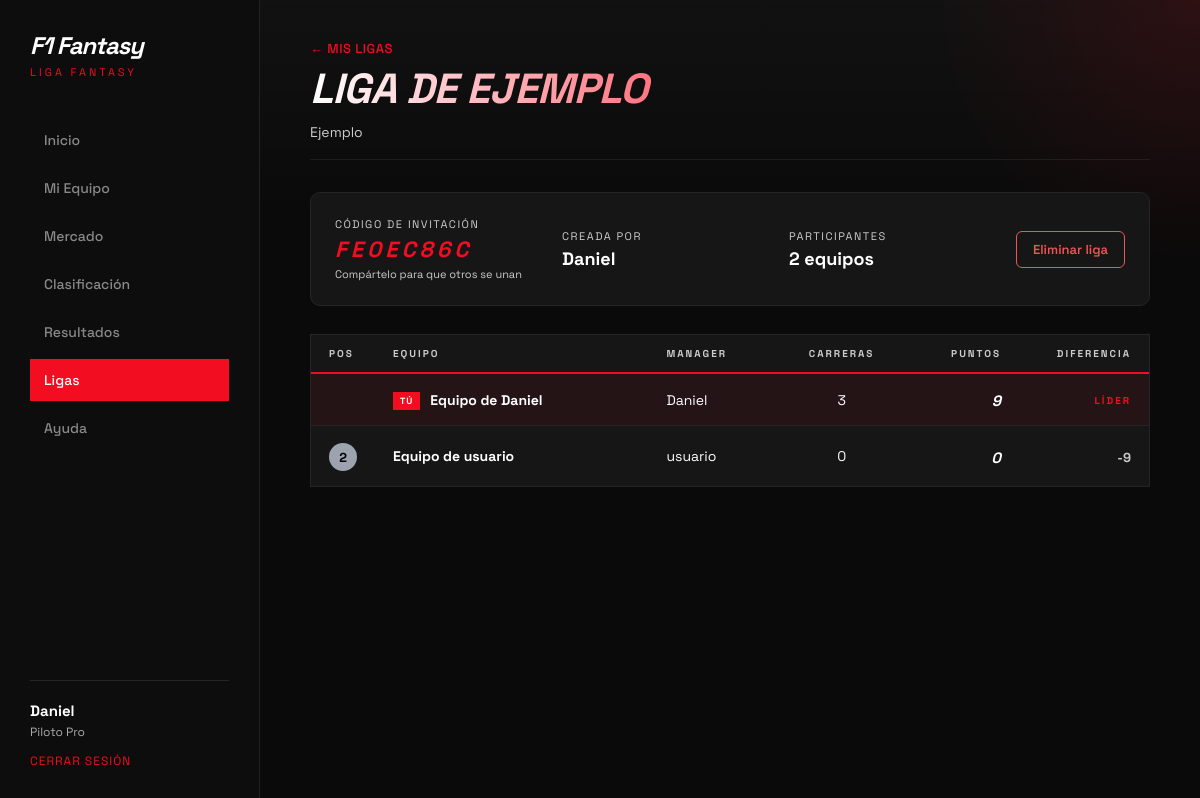
The page /ligas.php?liga=1 (signed in) on the database its author committed.
### tables this page shows
CREATE TABLE `ligas` (
  `id_liga` int NOT NULL,
  `nombre` varchar(100) NOT NULL,
  `descripcion` varchar(255) DEFAULT NULL,
  `codigo_invitacion` varchar(10) NOT NULL,
  `id_creador` int NOT NULL COMMENT 'id_usuario del creador',
  `fecha_creacion` datetime DEFAULT CURRENT_TIMESTAMP,
  `activa` tinyint(1) DEFAULT '1'
);

CREATE TABLE `usuarios` (
  `id_usuario` int NOT NULL,
  `nombre` varchar(100) NOT NULL,
  `correo` varchar(150) NOT NULL,
  `contrasena_hash` varchar(255) NOT NULL,
  `fecha_registro` datetime DEFAULT CURRENT_TIMESTAMP,
  `rol` enum('admin','usuario') NOT NULL DEFAULT 'usuario'
);

CREATE TABLE `equipos_fantasy` (
  `id_equipo` int NOT NULL,
  `id_usuario` int NOT NULL,
  `nombre_equipo` varchar(100) NOT NULL,
  `presupuesto` int DEFAULT '40000000',
  `fecha_creacion` datetime DEFAULT CURRENT_TIMESTAMP,
  `puntos_jornada` int DEFAULT '0' COMMENT 'Puntos en la última carrera',
  `cambios_disponibles` int DEFAULT '3' COMMENT 'Cambios gratuitos restantes',
  `cambios_usados` int DEFAULT '0' COMMENT 'Cambios usados esta ventana'
);

### private/funciones_auth.php (called while the page is built, shortened)
<?php
function obtenerOCrearEquipo(int $idUsuario, PDO $pdo): array
{
    $stmt = $pdo->prepare(
        "SELECT id_equipo, nombre_equipo, presupuesto
           FROM equipos_fantasy
          WHERE id_usuario = ?
          LIMIT 1"
    );
    $stmt->execute([$idUsuario]);
    $equipo = $stmt->fetch();
    return $equipo;
}

### public/ligas.php (the view, shortened to what this page needs)
<?php
require_once __DIR__ . '/../private/funciones_auth.php';
$pdo       = getDB();
$idUsuario = (int) $_SESSION['id_usuario'];
$equipo = obtenerOCrearEquipo($idUsuario, $pdo);
$idEquipo = (int) $equipo['id_equipo'];
$vistaLiga = null;
$verLiga = (int) ($_GET['liga'] ?? 0);
if ($verLiga > 0) {
    $stmtV = $pdo->prepare("SELECT l.*, u.nombre AS nombre_creador FROM ligas l JOIN usuarios u ON u.id_usuario = l.id_creador WHERE l.id_liga = ?");
    $stmtV->execute([$verLiga]);
    $vistaLiga = $stmtV->fetch();
}
$miembrosLiga = [];
if ($vistaLiga) {
    $stmtMiembros = $pdo->prepare("
        SELECT ef.id_equipo, ef.nombre_equipo, u.nombre AS nombre_usuario,
               COALESCE(SUM(pf.puntos), 0) AS puntos_totales,
               COUNT(DISTINCT pf.id_carrera) AS carreras_puntuadas
        FROM liga_miembros lm
        JOIN equipos_fantasy ef ON ef.id_equipo = lm.id_equipo
        JOIN usuarios u ON u.id_usuario = ef.id_usuario
        LEFT JOIN puntos_fantasy pf ON pf.id_equipo = ef.id_equipo
        WHERE lm.id_liga = ?
        GROUP BY ef.id_equipo, ef.nombre_equipo, u.nombre, u.id_usuario
        ORDER BY puntos_totales DESC
    ");
    $stmtMiembros->execute([$vistaLiga['id_liga']]);
    $miembrosLiga = $stmtMiembros->fetchAll();
}
include __DIR__ . '/../private/header.php';
?>
<?php if ($vistaLiga): ?>
<div class="encabezado">
    <p class="panel"><a href="ligas.php" class="volver-link">← Mis Ligas</a></p>
    <h2><?= htmlspecialchars($vistaLiga['nombre']) ?></h2>
    <?php if ($vistaLiga['descripcion']): ?>
        <p class="liga-desc-header"><?= htmlspecialchars($vistaLiga['descripcion']) ?></p>
    <?php endif; ?>
</div>
<div class="liga-detalle-meta">
    <div class="liga-meta-item">
        <span class="liga-meta-label">Código de invitación</span>
        <span class="liga-codigo-grande"><?= htmlspecialchars($vistaLiga['codigo_invitacion']) ?></span>
        <span class="liga-meta-hint">Compártelo para que otros se unan</span>
    </div>
    <div class="liga-meta-item">
        <span class="liga-meta-label">Creada por</span>
        <span class="liga-meta-valor"><?= htmlspecialchars($vistaLiga['nombre_creador']) ?></span>
    </div>
    <div class="liga-meta-item">
        <span class="liga-meta-label">Participantes</span>
        <span class="liga-meta-valor"><?= count($miembrosLiga) ?> equipo<?= count($miembrosLiga) !== 1 ? 's' : '' ?></span>
    </div>
    <div class="liga-meta-acciones">
        <?php if ((int)$vistaLiga['id_creador'] === $idUsuario): ?>
            <form method="POST" action="ligas.php" onsubmit="return confirm('¿Eliminar esta liga permanentemente?')">
                <button type="submit" class="btn-liga-peligro">Eliminar liga</button>
            </form>
        <?php endif; ?>
    </div>
</div>
<div class="clasif-tabla-wrap">
    <table class="clasif-tabla">
        <thead>
            <tr>
                <th class="col-pos">POS</th>
                <th class="col-equipo">Equipo</th>
                <th class="col-piloto">Manager</th>
                <th class="col-carreras">Carreras</th>
                <th class="col-pts">Puntos</th>
                <th class="col-dif">Diferencia</th>
            </tr>
        </thead>
        <tbody>
        <?php
        $puntosLider = $miembrosLiga[0]['puntos_totales'] ?? 0;
        foreach ($miembrosLiga as $i => $fila):
            $pos      = $i + 1;
            $esMio    = (int)$fila['id_equipo'] === $idEquipo;
            $dif      = $puntosLider - $fila['puntos_totales'];
            $rowClass = $esMio ? 'fila-mia' : '';
            if ($pos === 1) $rowClass .= ' fila-lider';
        ?>
            <tr class="<?= trim($rowClass) ?>">
                <td class="col-pos">
                    <?php if ($pos === 1): ?>
                        <span class="trofeo"><?= icono('trofeo', 'icono-trofeo', 22) ?></span>
                    <?php elseif ($pos === 2): ?>
                        <span class="medalla plata">2</span>
                    <?php elseif ($pos === 3): ?>
                        <span class="medalla bronce">3</span>
                    <?php else: ?>
                        <span class="num-pos"><?= $pos ?></span>
                    <?php endif; ?>
                </td>
                <td class="col-equipo">
                    <div class="equipo-nombre-wrap">
                        <?php if ($esMio): ?><span class="badge-yo">TÚ</span><?php endif; ?>
                        <strong><?= htmlspecialchars($fila['nombre_equipo']) ?></strong>
                    </div>
                </td>
                <td class="col-piloto"><?= htmlspecialchars($fila['nombre_usuario']) ?></td>
                <td class="col-carreras"><?= (int)$fila['carreras_puntuadas'] ?></td>
                <td class="col-pts"><span class="pts-valor"><?= number_format($fila['puntos_totales'], 0, ',', '.') ?></span></td>
                <td class="col-dif">
                    <?= $pos === 1
                        ? '<span class="lider-tag">LÍDER</span>'
                        : '<span class="dif-neg">-' . number_format($dif, 0, ',', '.') . '</span>' ?>
                </td>
            </tr>
        <?php endforeach; ?>
        </tbody>
    </table>
</div>
<?php endif; ?>
<?php include __DIR__ . '/../private/footer.php'; ?>
<link rel="stylesheet" href="../css/ligas.css">

### rows shown on the page
ligas: nombre "LIGA DE EJEMPLO", descripcion "Ejemplo", codigo_invitacion "FE0EC86C", id_creador.nombre "Daniel"
equipos_fantasy: shows "TÚ", nombre_equipo "Equipo de Daniel", id_usuario.nombre "Daniel", carreras_puntuadas "3", puntos_totales "9", shows "LÍDER"
equipos_fantasy: shows "2", nombre_equipo "Equipo de usuario", id_usuario.nombre "usuario", carreras_puntuadas "0", puntos_totales "0", dif "9"

### other values the page prints
$_SESSION['nombre'] "Daniel"
count($miembrosLiga) "2"
